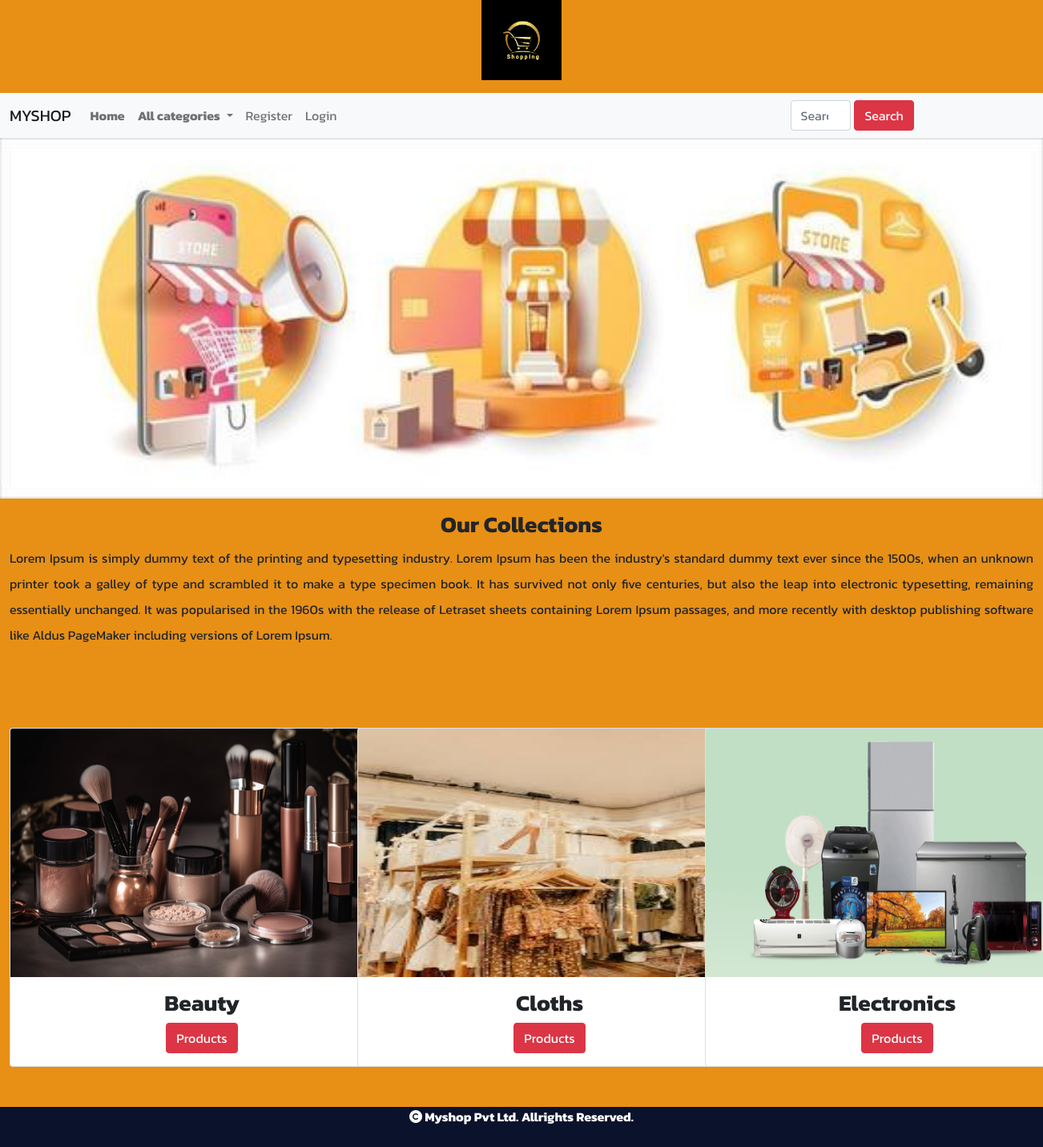
The page / on the database its author committed.
### shop/models.py (models this page shows, shortened)
class Category(models.Model):
    name=models.CharField(max_length=20)
    desc=models.TextField()
    image=models.ImageField(upload_to='category',null=True,blank=True)

### shop/views.py (the view)
# urls.py: path('',views.allcategories,name="cate"),
def allcategories(request):
    m = Category.objects.all()
    return render(request,'category.html',{'m':m})

### cart/context_processors.py (called while the page is built)
def total_count(request):
    item_count=0
    u=request.user
    try:
        cart=Cart.objects.filter(user=u)
        for i in cart:
            item_count+=i.quantity
    except:
        item_count=0
    return {'count':item_count}

### shop/context_processors.py (called while the page is built)
def menu_links(request):
    c=Category.objects.all()
    return {'links':c}

### templates/category.html
{% extends 'base.html' %}
{% load static %}
{% block content %}
<div>
    <img src="{% static 'images/banner2.jpg' %}" height="450px" width="100%">
</div>
<div class="container-fluid mt-3" style="margin-bottom:100px;">
    <h3 class="text-center fw-bold">Our Collections</h3>
    <p style="text-align:justify; line-height:2;">Lorem Ipsum is simply dummy text of the printing and typesetting industry. Lorem Ipsum has been the industry's standard dummy text ever since the 1500s, when an unknown printer took a galley of type and scrambled it to make a type specimen book. It has survived not only five centuries, but also the leap into electronic typesetting, remaining essentially unchanged. It was popularised in the 1960s with the release of Letraset sheets containing Lorem Ipsum passages, and more recently with desktop publishing software like Aldus PageMaker including versions of Lorem Ipsum.</p>
</div>
<div class="container-fluid" style="margin-bottom:100px;">
<div class="row">
{% for i in m %}
  <div class="col-sm-4">
<div class="card" style="width:30rem; ml-2">
  <img src="{{i.image.url}}" class="card-img-top" height="310px" width="100%" alt="...">
  <center>
  <div class="card-body">
    <h3 class="card-title fw-bold">{{i.name}}</h3>
    <a href="{% url 'shop:product' i.name %}" class="btn btn-danger">Products</a>
  </div>
    </center>
</div>
     </div>
{% endfor %}
    </div>
</div>
{% endblock %}

### static/css/style.css (style rules this page uses)
body { background-color:#e89015; font-family: 'Kanit', sans-serif; }

### rows shown on the page
Category: image (picture), name "Beauty"
Category: image (picture), name "Cloths"
Category: image (picture), name "Electronics"
